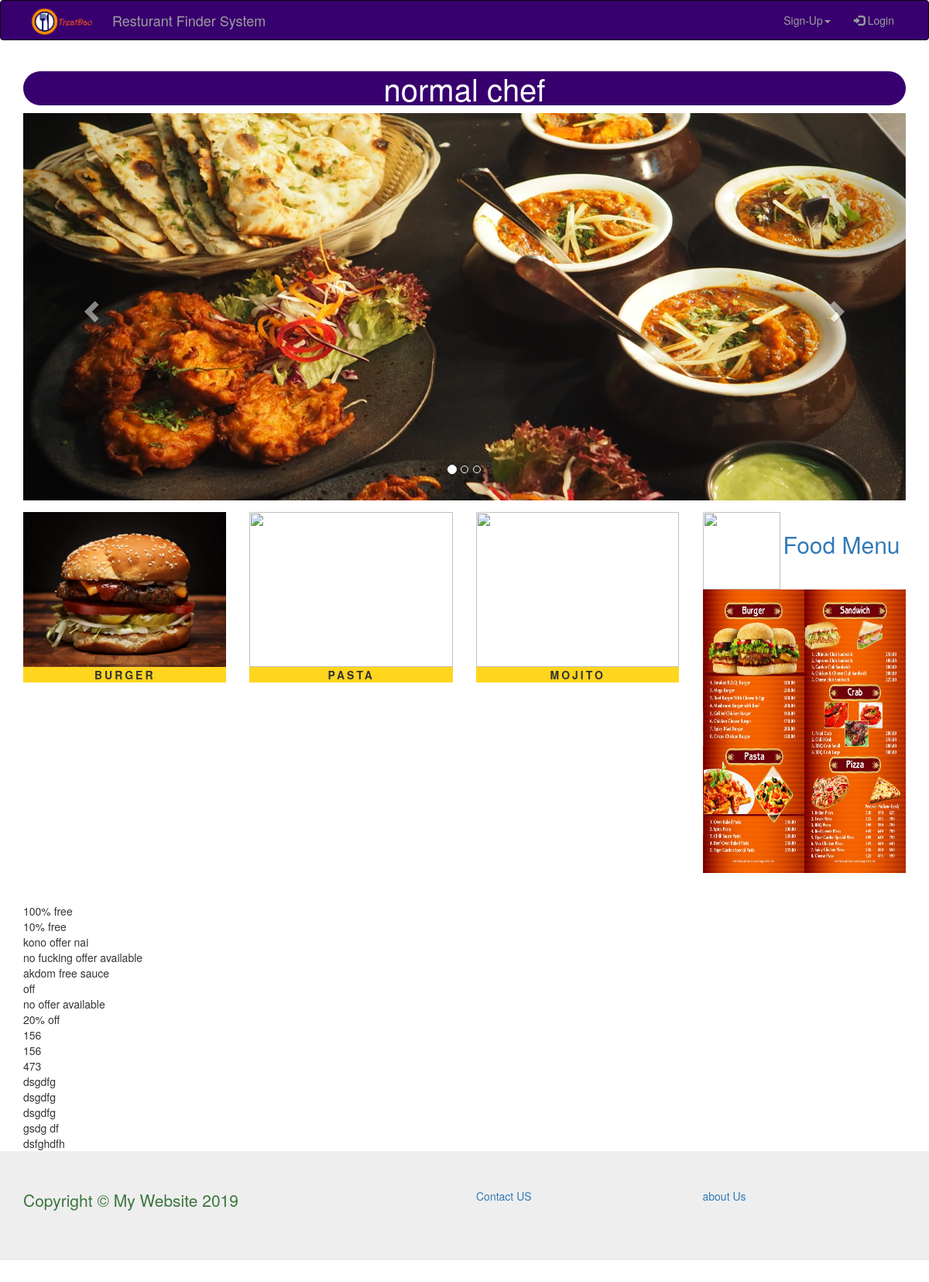
The page /restaurant_home.php?name=normal chef on the database its author committed.
### tables this page shows
CREATE TABLE `food_post` (
  `food_post_id` int(10) NOT NULL,
  `restaurant_name` varchar(255) NOT NULL,
  `food_name` varchar(255) NOT NULL,
  `food_price` int(255) NOT NULL,
  `food_image` varchar(255) NOT NULL,
  `food_offer` varchar(255) NOT NULL
);

### restaurant_home.php (the view, shortened to what this page needs)
<?php include "header.php";?>
<?php
			   	$r_name = $_GET['name'];
 ?>
<!DOCTYPE html>
<html>
<head>
</head>
<body>
		<div class="container">
			<div class="text-center">
				<h2 class="text-primary"><?php echo $r_name;?></h2>
			</div>
		<div class="row form-group"><?php include "r_slider.php" ?> </div>
		<div class="row form-group">
			<div class="col-lg-9">
				<div class="row form-group">
					<div class="col-lg-4 itm_img">
						<p>Burger</p>
					</div>
					<div class="col-lg-4 itm_img">
						<p>Pasta</p>
					</div>
					<div class="col-lg-4 itm_img">
						<p>Mojito</p>
					</div>
				</div>
				<div class="row form-group">
					<div class="col-lg-4 itm_img">
						<p>Pizza</p>
					</div>
					<div class="col-lg-4 itm_img">
						<p>Chicken</p>
					</div>
					<div class="col-lg-4 itm_img">
						<p>Speghatti</p>
					</div>
				</div>
			</div>
			<div class="col-lg-3 align-self-center" >
				<img src="resource/r_logo.png" class="rounded mx-auto d-block" height="100px" width="100px" align="align-self-center">
				<?php echo"<label class='font-primary'><h2><a href='menu.php?name=$r_name'>Food Menu</a></h2></label>"?>
				<img src="resource/menu.jpg" height="366px" width="100%">
			</div>
		</div>
		</div>
</body>
</html>
<div class="container">
	<?php include "server_connect.php" ?>
	<?php
 							$query = "SELECT * FROM food_post" ;
        					$select_posts=mysqli_query($db,$query);
                        	while ($row=mysqli_fetch_assoc($select_posts)) {
						        $food_offer = $row['food_offer'];
						        echo "<marquee behavior='scroll' direction='right' scrollamount='10'>{$food_offer}</marquee>";
						        }
	?>
</div>
<?php include "footer.php";?>

### restaurant_home.php (style rules this page uses)
.col-lg-9 p { text-align: center; background-color: #ffd51e; text-decoration: bold; text-transform: uppercase; letter-spacing: 3px; font-weight: bold; }
.itm_img { opacity: 1; display: block; transition: .5s ease; backface-visibility: hidden; }
.text-primary { border-radius: 25px; background-color: #38006F; color: white; font-size: 40px; }

### rows shown on the page
food_post: food_offer "100% free"
food_post: food_offer "10% free"
food_post: food_offer "kono offer nai"
food_post: food_offer "no fucking offer available"
food_post: food_offer "akdom free sauce"
food_post: food_offer "off"
food_post: food_offer "no offer available"
food_post: food_offer "20% off"
food_post: food_offer "156"
food_post: food_offer "156"
food_post: food_offer "473"
food_post: food_offer "dsgdfg"
food_post: food_offer "dsgdfg"
food_post: food_offer "dsgdfg"
food_post: food_offer "gsdg df"
food_post: food_offer "dsfghdfh"

### other values the page prints
$r_name "normal chef"
